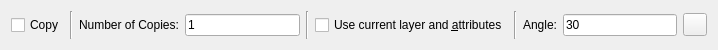
<?xml version="1.0" encoding="UTF-8"?>
<ui version="4.0">
 <class>Rotate</class>
 <widget class="QWidget" name="Rotate">
  <property name="geometry">
   <rect>
    <x>0</x>
    <y>0</y>
    <width>718</width>
    <height>50</height>
   </rect>
  </property>
  <layout class="QHBoxLayout" name="horizontalLayout">
   <item>
    <widget class="QCheckBox" name="Copy">
     <property name="text">
      <string>Copy</string>
     </property>
    </widget>
   </item>
   <item>
    <widget class="Line" name="line">
     <property name="orientation">
      <enum>Qt::Vertical</enum>
     </property>
    </widget>
   </item>
   <item>
    <widget class="QLabel" name="LabelNumberOfCopies">
     <property name="text">
      <string>Number of Copies:</string>
     </property>
    </widget>
   </item>
   <item>
    <widget class="RMathLineEdit" name="NumberOfCopies">
     <property name="text">
      <string notr="true">1</string>
     </property>
     <property name="angle" stdset="0">
      <bool>false</bool>
     </property>
     <property name="integer" stdset="0">
      <bool>true</bool>
     </property>
     <property name="defaultUnit" stdset="0">
      <number>0</number>
     </property>
    </widget>
   </item>
   <item>
    <widget class="Line" name="line_2">
     <property name="orientation">
      <enum>Qt::Vertical</enum>
     </property>
    </widget>
   </item>
   <item>
    <widget class="QCheckBox" name="UseCurrentAttributes">
     <property name="text">
      <string>Use current layer and &amp;attributes</string>
     </property>
    </widget>
   </item>
   <item>
    <widget class="Line" name="line_3">
     <property name="orientation">
      <enum>Qt::Vertical</enum>
     </property>
    </widget>
   </item>
   <item>
    <widget class="QLabel" name="Angle_Label">
     <property name="text">
      <string>Angle:</string>
     </property>
    </widget>
   </item>
   <item>
    <widget class="RMathLineEdit" name="Angle">
     <property name="text">
      <string notr="true">30</string>
     </property>
     <property name="angle" stdset="0">
      <bool>true</bool>
     </property>
     <property name="integer" stdset="0">
      <bool>true</bool>
     </property>
     <property name="defaultUnit" stdset="0">
      <number>0</number>
     </property>
    </widget>
   </item>
   <item>
    <widget class="QToolButton" name="AngleByMouse">
     <property name="toolTip">
      <string>Define angle using mouse cursor</string>
     </property>
     <property name="icon">
      <iconset>
       <normaloff>ByMouse.svg</normaloff>ByMouse.svg</iconset>
     </property>
     <property name="checkable">
      <bool>true</bool>
     </property>
    </widget>
   </item>
  </layout>
 </widget>
 <customwidgets>
  <customwidget>
   <class>RMathLineEdit</class>
   <extends>QLineEdit</extends>
   <header>RMathLineEdit.h</header>
  </customwidget>
 </customwidgets>
 <resources/>
 <connections>
  <connection>
   <sender>AngleByMouse</sender>
   <signal>toggled(bool)</signal>
   <receiver>Angle</receiver>
   <slot>setDisabled(bool)</slot>
   <hints>
    <hint type="sourcelabel">
     <x>692</x>
     <y>24</y>
    </hint>
    <hint type="destinationlabel">
     <x>630</x>
     <y>24</y>
    </hint>
   </hints>
  </connection>
  <connection>
   <sender>AngleByMouse</sender>
   <signal>toggled(bool)</signal>
   <receiver>Angle_Label</receiver>
   <slot>setDisabled(bool)</slot>
   <hints>
    <hint type="sourcelabel">
     <x>692</x>
     <y>24</y>
    </hint>
    <hint type="destinationlabel">
     <x>563</x>
     <y>24</y>
    </hint>
   </hints>
  </connection>
 </connections>
</ui>
